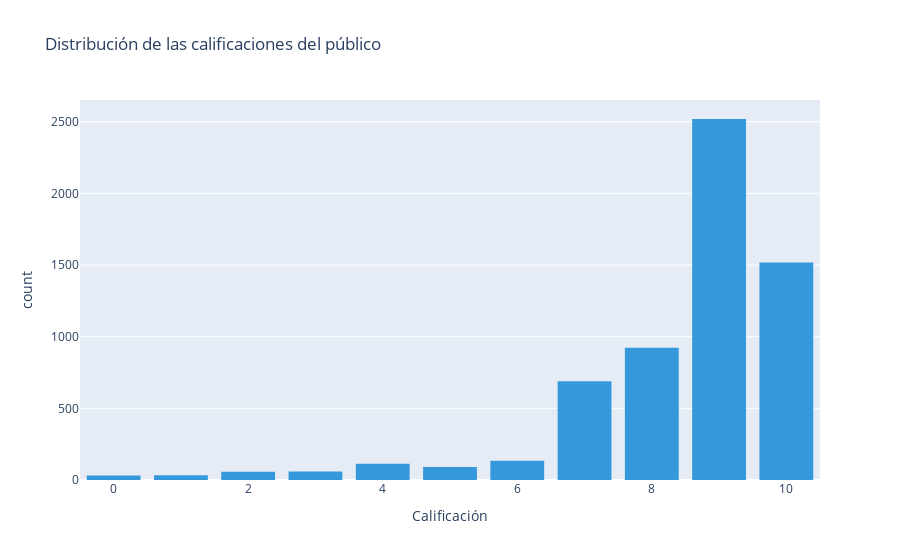

Write notebook code for a chart like this one.
### Markdown cell above
## Pregunta 6: ¿Cómo están distribuidas las calificaciones de la compra? ¿Tenemos buenos números en general?

#### Prompt

Tenemos un DataFrame llamado "df" y queremos construir un gráfico que muestre la distribución de las evaluaciones del público en relación con las compras realizadas en la tienda online.

En "df", tenemos la columna "nota" con las calificaciones otorgadas por cada usuario en relación con la compra que realizaron, que varían de 0 a 10 en números enteros.

Deseamos crear una visualización que muestre la distribución de estos datos.

Utiliza las bibliotecas de visualización de datos de Python para crear este gráfico.

#### Respuesta

Para mostrar la **distribución de las evaluaciones del público** (columna `nota`, de 0 a 10), una visualización adecuada sería un **histograma** o un **gráfico de barras** que muestre la frecuencia de cada calificación.

A continuación te muestro ambas opciones usando **Plotly** para interactividad y **Seaborn** como alternativa estática.

---

### ✅ Opción 1: Gráfico interactivo con Plotly

```python
import plotly.express as px

# Crear histograma con Plotly
fig = px.histogram(
    df,
    x='nota',
    nbins=11,  # de 0 a 10, enteros
    title='Distribución de las calificaciones del público',
    labels={'nota': 'Calificación', 'count': 'Cantidad'},
    color_discrete_sequence=['#3498db']
)

fig.update_layout(bargap=0.2)  # separación entre barras
fig.show()
```

---

### ✅ Opción 2: Gráfico de barras con Seaborn

```python
import seaborn as sns
import matplotlib.pyplot as plt

# Ajustar estilo
sns.set(style="whitegrid")

# Crear gráfico de conteo
plt.figure(figsize=(8,5))
sns.countplot(data=df, x='nota', palette='Blues')

plt.title('Distribución de las calificaciones del público')
plt.xlabel('Calificación')
plt.ylabel('Cantidad')
plt.xticks(range(0, 11))  # Asegura que salgan del 0 al 10
plt.show()
```

---

### 🧠 ¿Qué muestra este gráfico?

* Qué calificaciones son más comunes.
* Si los clientes suelen evaluar bien o mal.
* Posibles problemas si hay muchas notas bajas (0–3).

¿Quieres dividir esta distribución por método de pago, edad o región? También se puede hacer para profundizar más.

### Code cell
import plotly.express as px

# Crear histograma con Plotly
fig = px.histogram(
    df,
    x="nota",
    nbins=11,  # de 0 a 10, enteros
    title="Distribución de las calificaciones del público",
    labels={"nota": "Calificación", "count": "Cantidad"},
    color_discrete_sequence=["#3498db"],
)

fig.update_layout(bargap=0.2)  # separación entre barras
fig.show()

### Figure 1 — Plotly figure (JSON) as saved in the notebook; plotly's stock layout.template omitted (floating-point values rounded to 4 significant figures; data arrays with more than 128 entries replaced by an {"elided": "..."} marker saying what was removed)
{"data": [{"bingroup": "x", "hovertemplate": "Calificación=%{x}<br>count=%{y}<extra></extra>", "legendgroup": "", "marker": {"color": "#3498db", "pattern": {"shape": ""}}, "name": "", "nbinsx": 11, "orientation": "v", "showlegend": false, "type": "histogram", "x": {"elided": "6169 int values"}, "xaxis": "x", "yaxis": "y"}], "layout": {"bargap": 0.2, "barmode": "relative", "legend": {"tracegroupgap": 0}, "title": {"text": "Distribución de las calificaciones del público"}, "xaxis": {"anchor": "y", "domain": [0, 1], "title": {"text": "Calificación"}}, "yaxis": {"anchor": "x", "domain": [0, 1], "title": {"text": "count"}}}}
